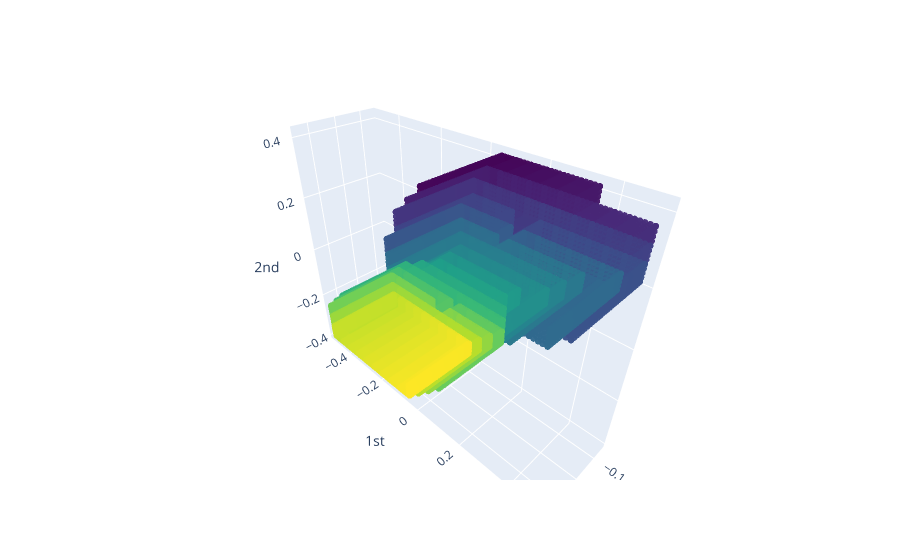

The cell this chart's notebook holds for it:
### Code cell
# sorting is optional i just think it looks better this way
sorted_samples = dict(sorted(samples.items()))
plot_point_cloud(sorted_samples[8]) # change number in brackets to plot different digits

### Figure 1 — Plotly figure (JSON) as saved in the notebook; plotly's stock layout.template omitted (floating-point values rounded to 4 significant figures; data arrays with more than 128 entries replaced by an {"elided": "..."} marker saying what was removed)
{"data": [{"marker": {"color": {"elided": "20950 int values"}, "colorscale": [[0, "#440154"], [0.1111, "#482878"], [0.2222, "#3e4989"], [0.3333, "#31688e"], [0.4444, "#26828e"], [0.5556, "#1f9e89"], [0.6667, "#35b779"], [0.7778, "#6ece58"], [0.8889, "#b5de2b"], [1, "#fde725"]], "opacity": 0.8, "size": 4}, "mode": "markers", "type": "scatter3d", "x": {"elided": "20950 float values"}, "y": {"elided": "20950 float values"}, "z": {"elided": "20950 float values"}}], "layout": {"scene": {"xaxis": {"exponentformat": "e", "showexponent": "all", "title": {"text": "0th"}, "type": "linear"}, "yaxis": {"exponentformat": "e", "showexponent": "all", "title": {"text": "1st"}, "type": "linear"}, "zaxis": {"exponentformat": "e", "showexponent": "all", "title": {"text": "2nd"}, "type": "linear"}}}}
